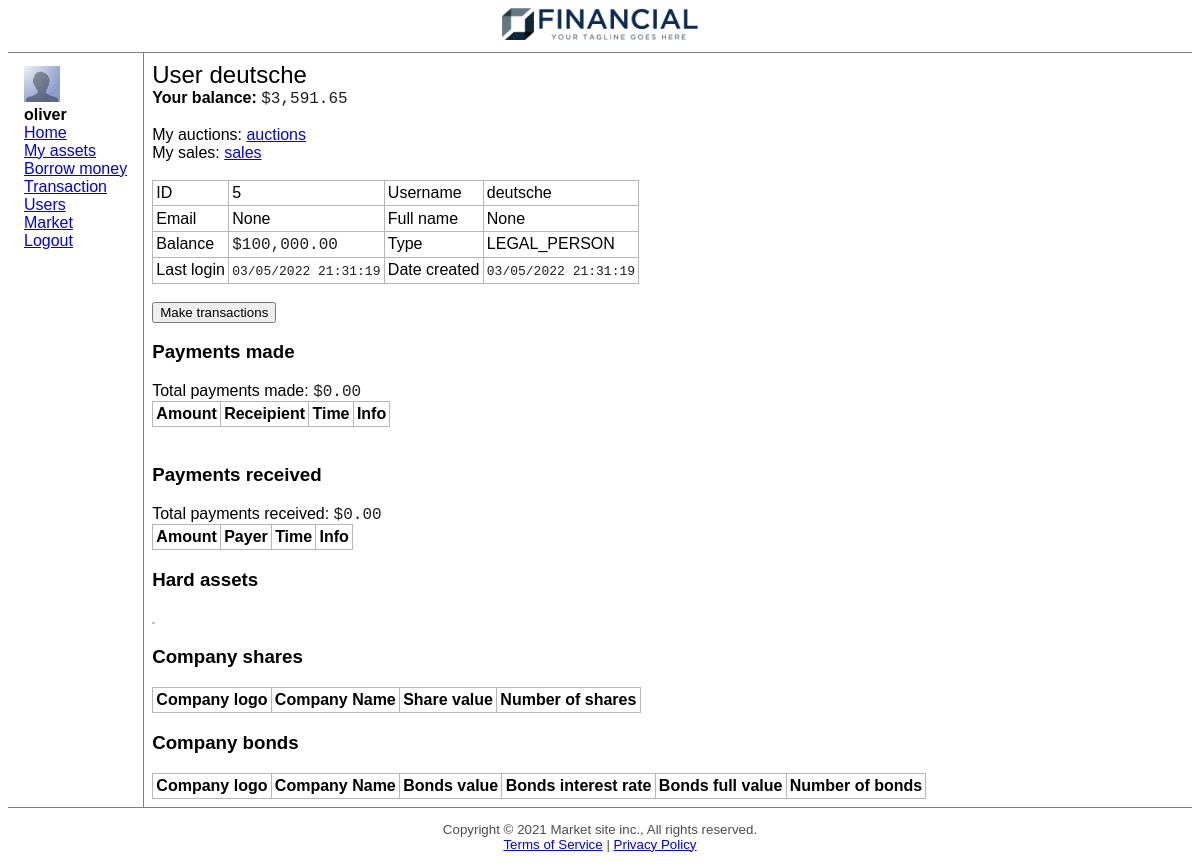
Before: /user/5 (signed in) with the older database file.
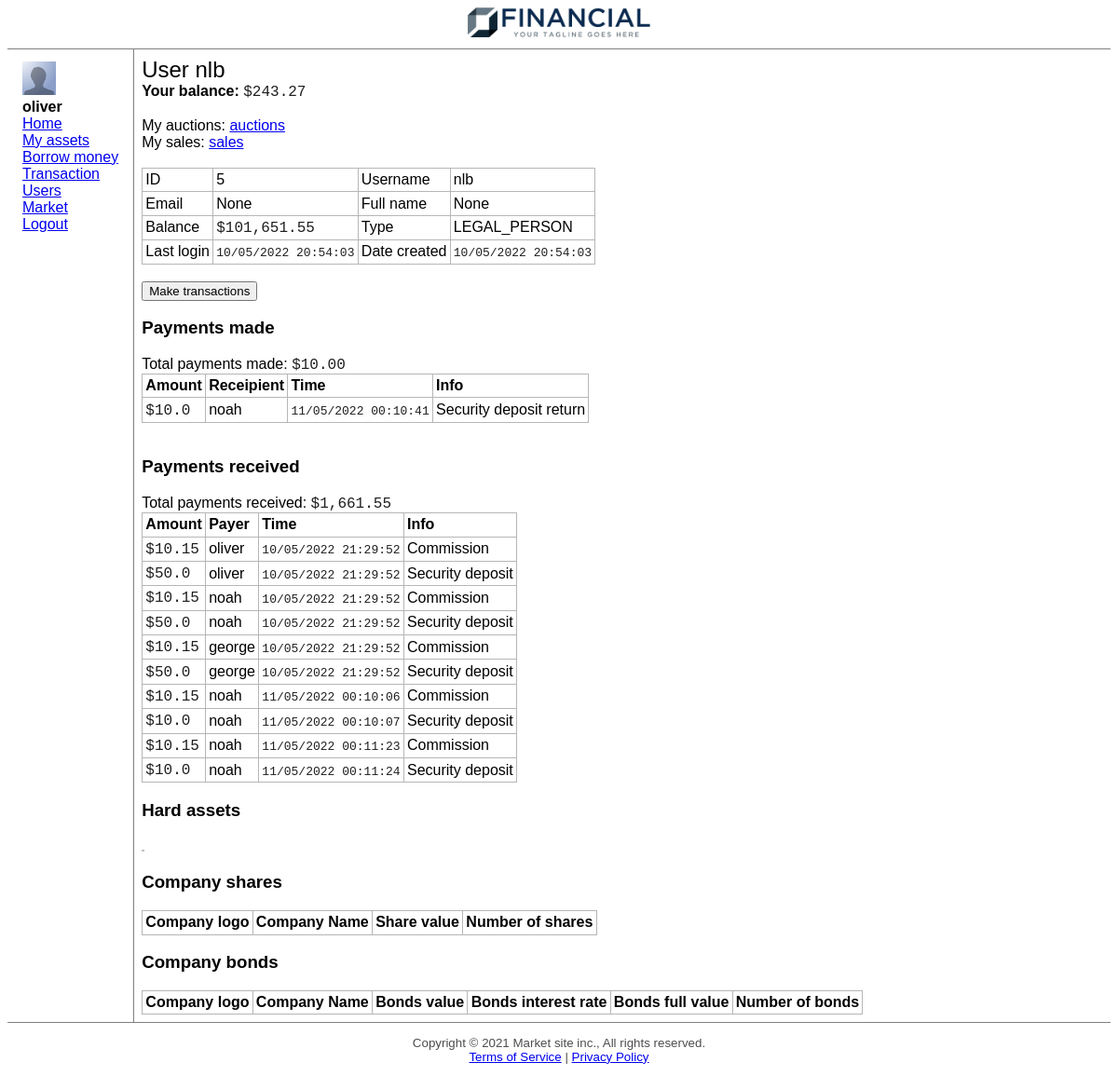
After: the same page with the newer database file.
### market_site/models.py (models this page shows, shortened)
class User(db.Model, UserMixin):
    __tablename__ = 'users'
    id = db.Column(db.Integer, primary_key=True)
    username = db.Column(db.String(80), unique=True, nullable=False)
    password = db.Column(db.String(120), nullable=False)
    email = db.Column(db.String(80), unique=True, nullable=True)
    full_name = db.Column(db.String(80), unique=False, nullable=True)
    last_login = db.Column(db.DateTime, nullable=True, default=datetime.now)
    type = db.Column(db.Integer, default=PHYSICAL_PERSON)
    company_id = db.Column(db.Integer, unique=True, nullable=True)      # only if the type==LEGAL_PERSON
    bank_id = db.Column(db.Integer, unique=True, nullable=True)      # only if the type==BANKER
    date_created = db.Column(db.DateTime, nullable=False, default=datetime.now)
    balance = db.Column(db.Float, nullable=False, default=0)
    bank_loans = db.relationship('BankLoan', backref='borrower', lazy=True)
    hard_assets = db.relationship('HardAsset', backref='owner', lazy=True)
    company_shares = db.relationship('CompanyShare', backref='owner', lazy=True)
    company_bonds = db.relationship('CompanyBond', backref='owner', lazy=True)
    total_payments_received = db.Column(db.Float, nullable=True, default=0)
    total_payments_made = db.Column(db.Float, nullable=True, default=0)
    def shares(self):
        q = db.session.query(CompanyShare, Company, func.count(CompanyShare.company_id).label('share_number'))\
            .join(User, CompanyShare.owner_id == User.id)\
            .join(Company, CompanyShare.company_id == Company.id)\
            .where(User.id == self.id)\
            .group_by(Company.name)\
            .order_by(desc('share_number'))
        return q.all()
    def bonds(self):
        q = db.session.query(CompanyBond, Company, func.count(CompanyBond.company_id).label('bond_number'))\
            .join(User, CompanyBond.owner_id == User.id)\
            .join(Company, CompanyBond.company_id == Company.id)\
            .where(User.id == self.id)\
            .group_by(Company.name)\
            .order_by(desc('bond_number'))
        return q.all()
    def payments_received(self):
        return Transaction.query.filter_by(payee_id=self.id).all()
    def payments_made(self):
        return Transaction.query.filter_by(payer_id=self.id).all()

class Transaction(db.Model):
    __tablename__ = 'transactions'
    id = db.Column(db.Integer, primary_key=True)
    payer_id = db.Column(db.Integer, db.ForeignKey('users.id'))
    payer = db.relationship("User", foreign_keys=[payer_id])
    payee_id = db.Column(db.Integer, db.ForeignKey('users.id'))
    payee = db.relationship("User", foreign_keys=[payee_id])
    amount = db.Column(db.Float, nullable=False)
    time = db.Column(db.DateTime, nullable=True, default=datetime.now)
    info = db.Column(db.String(100), nullable=True)

### market_site/routes.py (the view)
@app.route('/user/<int:user_id>', methods=['POST', 'GET'])
@login_required
def user(user_id):
	user = User.query.get_or_404(user_id)
	return render_template('user.html', title='User ' + user.username, user=user)

### market_site/models.py (called while the page is built)
@login_manager.user_loader
def load_user(user_id):
    return User.query.get(int(user_id))

### market_site/templates/user.html (shortened to what this page needs)
{% extends "layout.html" %}
{% block content %}
My auctions: <a href="/auctions/user/{{ current_user.id }}">auctions</a><br>
My sales: <a href="/sales/user/{{ current_user.id }}">sales</a><br>
<br>
<table tb>
    <tr>
        <td>ID</td>
        <td>{{ user.id }}</td>
        <td>Username</td>
        <td>{{ user.username }}</td>
    </tr>
    <tr>
        <td>Email</td>
        <td>{{ user.email }}</td>
        <td>Full name</td>
        <td>{{ user.full_name }}</td>
    </tr>
    <tr>
        <td>Balance</td>
        <td><span class="m">{{ "{:,.2f}".format(user.balance) }}</span></td>
        <td>Type</td>
        <td>
            {% if user.type == 0 %}
                LEGAL_PERSON
            {% else %}
                PHYSICAL_PERSON
            {% endif %}
        </td>
    </tr>
    <tr>
        <td>Last login</td>
        <td><span class="t">{{ user.last_login.strftime('%d/%m/%Y %H:%M:%S') }}</span> </td>
        <td>Date created</td>
        <td><span class="t">{{ user.date_created.strftime('%d/%m/%Y %H:%M:%S') }}</span> </td>
    </tr>
</table>
<br>
<a href="/transaction?receipient_id={{user.id}}"><button>Make transactions</button></a>
<br>
<h3>Payments made</h3>
Total payments made: <span class="m">{{ '{:,.2f}'.format(user.total_payments_made) }}</span>
<table tb>
    <tr>
        <th>Amount</th>
        <th>Receipient</th>
        <th>Time</th>
        <th>Info</th>
    </tr>
    {% for payment in user.payments_made()[-10:] %}
        <tr>
            <td><span class="m">{{ payment.amount }}</span></td>
            <td>{{ payment.payee.username }}</td>
            <td><span class="t">{{ payment.time.strftime('%d/%m/%Y %H:%M:%S') }}</span></td>
            <td>{{ payment.info }}</td>
        </tr>
    {% endfor %}
</table>
<br>
<h3>Payments received</h3>
Total payments received: <span class="m">{{ '{:,.2f}'.format(user.total_payments_received) }}</span>
<table tb>
    <tr>
        <th>Amount</th>
        <th>Payer</th>
        <th>Time</th>
        <th>Info</th>
    </tr>
    {% for payment in user.payments_received()[-10:] %}
        <tr>
            <td><span class="m">{{ payment.amount }}</span></td>
            <td>{{ payment.payer.username }}</td>
            <td><span class="t">{{ payment.time.strftime('%d/%m/%Y %H:%M:%S') }}</span></td>
            <td>{{ payment.info }}</td>
        </tr>
    {% endfor %}
</table>
<h3>Hard assets</h3>
<div class="container">
</div>
<br>
<h3>Company shares</h3>
<table tb>
    <tr>
        <th>Company logo</th>
        <th>Company Name</th>
        <th>Share value</th>
        <th>Number of shares</th>
    </tr>
</table>
<h3>Company bonds</h3>
<table tb>
    <tr>
        <th>Company logo</th>
        <th>Company Name</th>
        <th>Bonds value</th>
        <th>Bonds interest rate</th>
        <th>Bonds full value</th>
        <th>Number of bonds</th>
    </tr>
</table>
{% endblock %}

### market_site/templates/layout.html (shortened to what this page needs)
<!DOCTYPE html>
<html lang="en">
<head>
    <link rel="stylesheet" href="{{url_for('static', filename='css/style.css')}}">
    <link rel="stylesheet" href="{{url_for('static', filename='css/modal.css')}}">
    <link rel="stylesheet" href="{{url_for('static', filename='css/alert.css')}}">
    <link rel="stylesheet" href="{{url_for('static', filename='css/btn.css')}}">
    <link rel="stylesheet" href="{{url_for('static', filename='css/input.css')}}">
</head>
<body>
    <header>
        <img src="{{ url_for('static', filename='logos/logo1.1.png') }}" logo>
        <img src="{{ url_for('static', filename='logos/logo1.2.png') }}" logo>
    </header>
    <div main>
        {% if not not_show_nav %}
            <nav>
                <div>
                    <img src="{{ url_for('static', filename='logos/profile.png') }}" alt="">
                    <br>
                    <b>
                        {% if current_user.type == 0 %}
                            CEO of
                            <br>
                            {{ current_user.get_company().name }}
                        {% else %}
                            {{current_user.username}}
                        {% endif %}
                    </b>
                </div>
                <a href="/home">Home</a><br>
                <a href="/user_assets">My assets</a><br>
                <a href="/borrow">Borrow money</a><br>
                <a href="/transaction">Transaction</a><br>
                <a href="/users">Users</a><br>
                <a href="/market">Market</a><br>
                <a href="/logout">Logout</a><br>
            </nav>
        {% endif %}
        <div content>
            <div class="title">
                {% if title %}
                    {{title}}
                {% endif %}
            </div>
            {% if current_user.is_authenticated %}
                <b>Your balance:</b> <span class="m">{{ "{:,.2f}".format(current_user.balance) }}</span>
                <br>
                <br>
            {% endif %}
            {% block content %}
            {% endblock %}
        </div>
    </div>
    <footer>
		Copyright &copy; 2021 Market site inc., All rights reserved.
		<br>
		<a href="#">Terms of Service</a> | <a href="#">Privacy Policy</a>
	</footer>
</body>

Changed rows visible on the page:
changed User "oliver": balance "3,591.65" → "243.27"
changed User "None": username "deutsche" → "nlb"; balance "100,000.00" → "101,651.55"; last_login "03/05/2022 21:31:19" → "10/05/2022 20:54:03"; date_created "03/05/2022 21:31:19" → "10/05/2022 20:54:03"; total_payments_made "0.00" → "10.00"; total_payments_received "0.00" → "1,661.55"
added Transaction: amount "10.0", payee.username "noah", time "11/05/2022 00:10:41", info "Security deposit return", shown under "Payments made"
added Transaction: amount "10.15", payer.username "oliver", time "10/05/2022 21:29:52", info "Commission", shown under "Payments received"
added Transaction: amount "50.0", payer.username "oliver", time "10/05/2022 21:29:52", info "Security deposit", shown under "Payments received"
added Transaction: amount "10.15", payer.username "noah", time "10/05/2022 21:29:52", info "Commission", shown under "Payments received"
added Transaction: amount "50.0", payer.username "noah", time "10/05/2022 21:29:52", info "Security deposit", shown under "Payments received"
added Transaction: amount "10.15", payer.username "george", time "10/05/2022 21:29:52", info "Commission", shown under "Payments received"
added Transaction: amount "50.0", payer.username "george", time "10/05/2022 21:29:52", info "Security deposit", shown under "Payments received"
added Transaction: amount "10.15", payer.username "noah", time "11/05/2022 00:10:06", info "Commission", shown under "Payments received"
added Transaction: amount "10.0", payer.username "noah", time "11/05/2022 00:10:07", info "Security deposit", shown under "Payments received"
added Transaction: amount "10.15", payer.username "noah", time "11/05/2022 00:11:23", info "Commission", shown under "Payments received"
added Transaction: amount "10.0", payer.username "noah", time "11/05/2022 00:11:24", info "Security deposit", shown under "Payments received"
Other visible differences:
{{ title }}: "User deutsche" → "User nlb"
